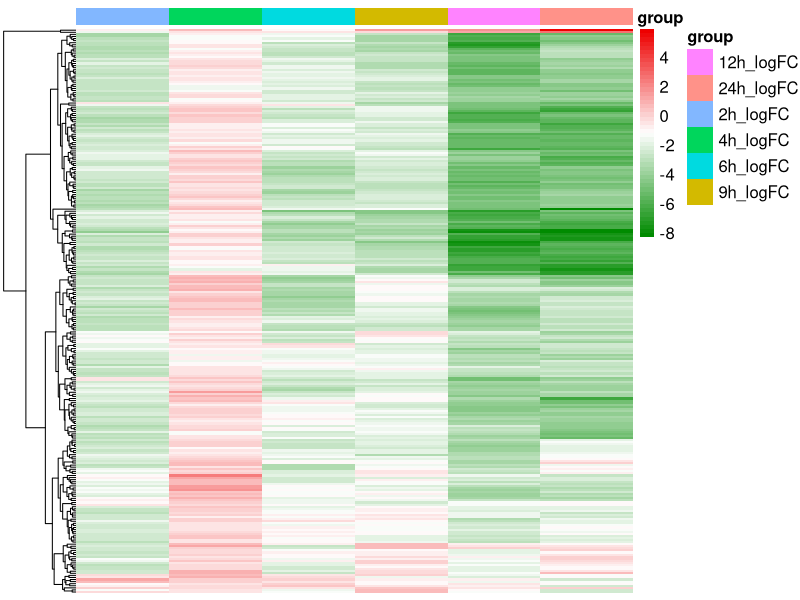

The R source for this figure:


rm(list = ls())

rt=read.table("diff_Ubi_time.txt",sep="\t",header=T,row.names=1,check.names=F)   
rt1=rt[,-1]
rt1=t(rt1)
library(pheatmap)
Type=as.data.frame(rt[,1])
colnames(Type)=c("group")
rownames(Type)=colnames(rt1)
pdf(file = "heatmap.pdf",width = 4,height = 8)
pheatmap(rt1, annotation_col=Type,
         color =colorRampPalette(c("green4", "white", "red2"))(50),
         cluster_rows = T,
         cluster_cols =F,
         fontsize=12,
         fontsize_row=8,
         show_colnames=F,
        show_rownames=F,
         fontsize_col=3)

dev.off()

